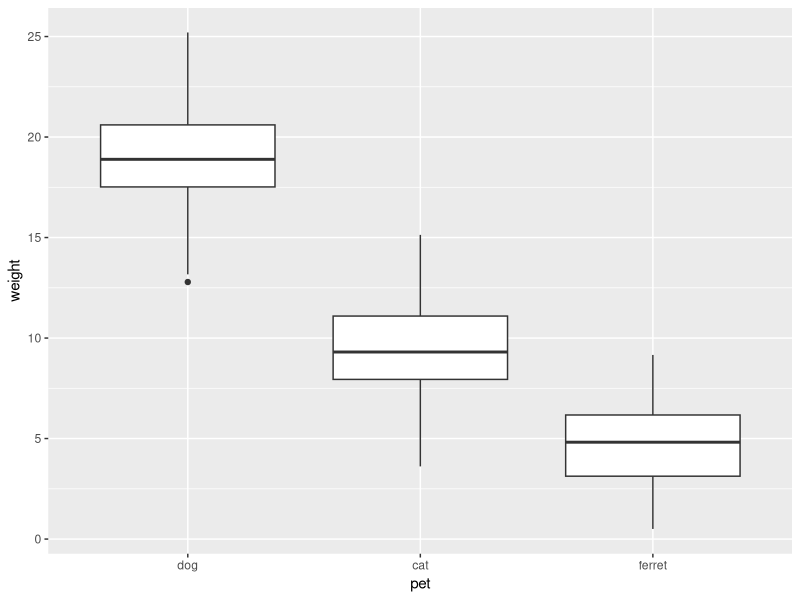
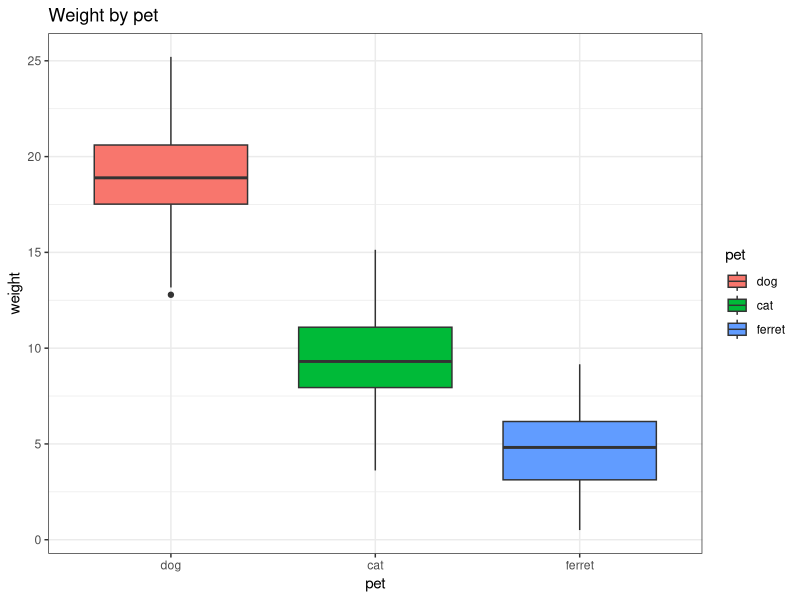
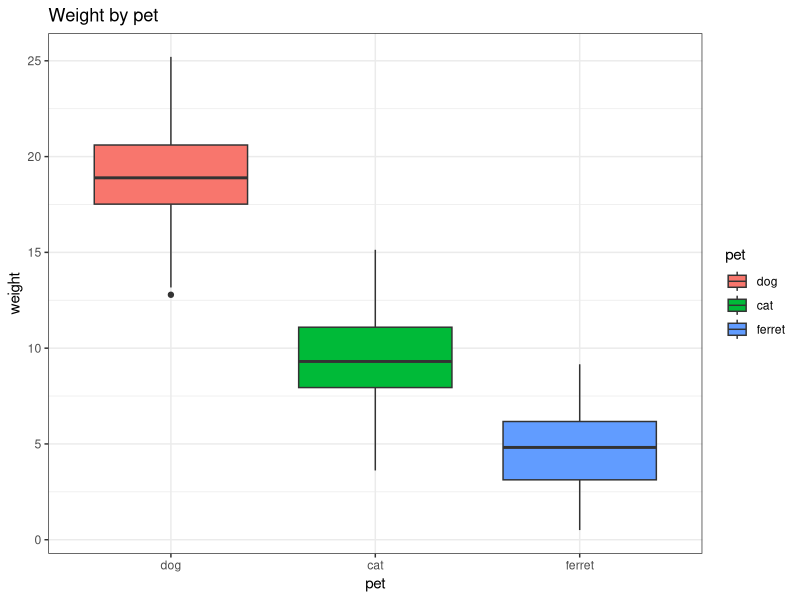

Generate these figures, in order, with R: (Note: this script raises an error after producing the figures.)
##LOAD PACKAGE##
library(tidyverse)
library(ggplot2)
library(readr)
library(dplyr)

## Read in data and organize ##
# read in data

data = readr::read_csv("data/pets.csv",  col_types = "cffiid")

dplyr::glimpse(data)

#Look at data
dim(data)
head(data)
tail(data)
xtabs(~pet, data)
xtabs(~country, data)

## Make Figures
#Weight by Pet
data.plot <- ggplot(data, aes(x=pet, y=weight)) +
  geom_boxplot()
data.plot

#Pretty the plot
data.plot <- ggplot(data, aes(x= pet, y= weight, fill = pet)) +
  geom_boxplot()+
  theme_bw()+
  ggtitle("Weight by pet")
data.plot

#save the plot
ggsave("figures/boxplot_pets_weight.png",
       plot = data.plot,
       width = 6,
       height = 4,
       dpi = 300)

data.plot_2 <- ggplot(data, aes(x= country, y= score)) +
  geom_bar()+
  theme_bw()+
  ggtitle("Weight by pet")
data.plot_2

#Example
library(tidyverse)
library(modelr)
?ggplot
?`modelr-package`
View(data)
View(construction)
?construction

ggplot(construction, aes (y =`1 unit`, 
                                              x = Month )) +
                    geom_point (col="Red", 
                              size =2) +
                    labs(x="North-East", 
                         y="Units",
                        title = "Construction Work On North-East",
                        caption = "Source = https://www.census.gov/construction/nrc/xls/newresconst.xls  ")

ggsave("figures/Construction_Work_On_North-East.png",
       plot = construction.plot,
       width = 6,
       height = 4,
       dpi = 300)

ggplot(construction, aes (y =`1 unit`, 
                          x = Northeast )) +
  geom_point (col="Red", 
            size =1) +
  geom_smooth(method = "lm",
              se =FALSE) +
  labs(x="North-East", 
       y="Units",
       title = "Construction Work On North-East",
       caption = "Source = https://www.census.gov/construction/nrc/xls/newresconst.xls  ")

ggsave("figures/Regression_Construction_Work_On_North-East.png",
       plot = construction3.plot,
       width = 6,
       height = 4,
       dpi = 300)



      